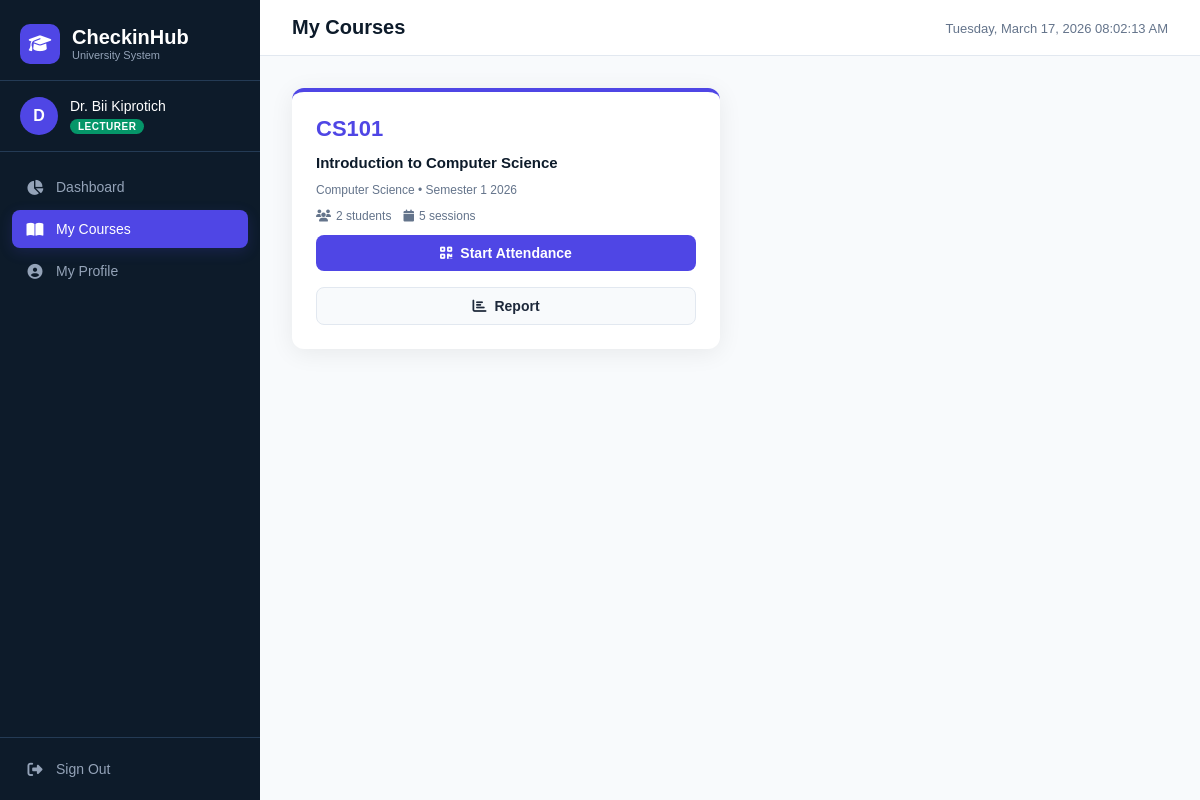
The app's page /lecturer/courses (signed in) with its own data.
### app/models/user_model.py (models this page shows, shortened)
class User(UserMixin, db.Model):
    __tablename__ = 'users'
    id = db.Column(db.Integer, primary_key=True)
    full_name = db.Column(db.String(150), nullable=False)
    email = db.Column(db.String(150), unique=True, nullable=False)
    student_id = db.Column(db.String(50), unique=True, nullable=True)
    password_hash = db.Column(db.String(256), nullable=False)
    role = db.Column(db.String(20), nullable=False, default='student')  # admin, lecturer, student
    is_active = db.Column(db.Boolean, default=True)
    profile_picture = db.Column(db.String(300), nullable=True)
    bio = db.Column(db.String(300), nullable=True)
    phone = db.Column(db.String(30), nullable=True)
    created_at = db.Column(db.DateTime, default=datetime.utcnow)
    enrollments = db.relationship(
        'Enrollment',
        backref='student',
        lazy='dynamic',
        cascade='all, delete-orphan',
        foreign_keys='Enrollment.student_id'
    )
    attendance_records = db.relationship(
        'AttendanceRecord',
        backref='student',
        lazy='dynamic',
        cascade='all, delete-orphan'
    )
    courses_teaching = db.relationship(
        'Course',
        backref='lecturer',
        lazy='dynamic',
        foreign_keys='Course.lecturer_id'
    )

### app/models/course_model.py (models this page shows, shortened)
class Course(db.Model):
    __tablename__ = 'courses'
    id = db.Column(db.Integer, primary_key=True)
    course_code = db.Column(db.String(20), unique=True, nullable=False)
    course_name = db.Column(db.String(200), nullable=False)
    department = db.Column(db.String(100), nullable=False)
    semester = db.Column(db.String(50), nullable=False)
    lecturer_id = db.Column(db.Integer, db.ForeignKey('users.id'), nullable=True)
    created_at = db.Column(db.DateTime, default=datetime.utcnow)
    enrollments = db.relationship(
        'Enrollment',
        backref='course',
        lazy='dynamic',
        cascade='all, delete-orphan'
    )
    sessions = db.relationship(
        'AttendanceSession',
        backref='course',
        lazy='dynamic',
        cascade='all, delete-orphan'
    )
    def get_total_sessions(self):
        return self.sessions.count()

### app/routes/lecturer_routes.py (the view)
@lecturer_bp.route('/courses')
@login_required
@role_required('lecturer')
def courses():
    courses = Course.query.filter_by(lecturer_id=current_user.id).all()
    return render_template('lecturer/courses.html', courses=courses)

### app/models/user_model.py (called while the page is built)
@login_manager.user_loader
def load_user(user_id):
    return User.query.get(int(user_id))

### app/utils/helpers.py (called while the page is built)
def role_required(*roles):
    def decorator(f):
        @wraps(f)
        def decorated_function(*args, **kwargs):
            if not current_user.is_authenticated:
                return redirect(url_for('auth.login'))
            if current_user.role not in roles:
                flash('Access denied. Insufficient permissions.', 'danger')
                return redirect(url_for('auth.login'))
            return f(*args, **kwargs)
        return decorated_function
    return decorator

### app/templates/lecturer/courses.html (shortened to what this page needs)
{% extends 'base.html' %}
{% block page_title %}My Courses{% endblock %}
{% block content %}
<div class="course-grid">
  {% for c in courses %}
  <div class="course-card">
    <div class="course-code">{{ c.course_code }}</div>
    <div class="course-name">{{ c.course_name }}</div>
    <div class="course-meta">{{ c.department }} &bull; {{ c.semester }}</div>
    <div class="course-stats">
      <span><i class="fas fa-users"></i> {{ c.enrollments.count() }} students</span>
      <span><i class="fas fa-calendar"></i> {{ c.get_total_sessions() }} sessions</span>
    </div>
    <div class="course-actions">
      <form method="POST" action="{{ url_for('lecturer.start_session', course_id=c.id) }}">
        <button type="submit" class="btn-primary full"><i class="fas fa-qrcode"></i> Start Attendance</button>
      </form>
      <a href="{{ url_for('lecturer.course_report', course_id=c.id) }}" class="btn-secondary full"><i
          class="fas fa-chart-bar"></i> Report</a>
    </div>
  </div>
  {% endfor %}
</div>
{% endblock %}

### app/templates/base.html (shortened to what this page needs)
<!DOCTYPE html>
<html lang="en">
<head>
  <link rel="stylesheet" href="https://cdnjs.cloudflare.com/ajax/libs/font-awesome/6.5.0/css/all.min.css" />
  <link rel="stylesheet" href="{{ url_for('static', filename='css/main.css') }}" />
</head>
<body>
  {% if current_user.is_authenticated %}
  <div class="layout">
    <aside class="sidebar" id="sidebar">
      <div class="sidebar-header">
        <div class="logo">
          <div class="logo-icon"><i class="fas fa-graduation-cap"></i></div>
          <div>
            <div class="logo-title">CheckinHub</div>
            <div class="logo-sub">University System</div>
          </div>
        </div>
      </div>
      <div class="user-card">
        {% if current_user.profile_picture %}
      <div class="user-avatar avatar-photo">
        <img src="{{ url_for('static', filename='avatars/' + current_user.profile_picture) }}" alt="avatar" />
      </div>
      {% else %}
      <div class="user-avatar">{{ current_user.full_name[0].upper() }}</div>
      {% endif %}
        <div class="user-info">
          <div class="user-name">{{ current_user.full_name }}</div>
          <div class="user-badge {{ current_user.role }}">{{ current_user.role.capitalize() }}</div>
        </div>
      </div>
      <nav class="sidebar-nav">
        {% if current_user.role == 'admin' %}
        <a href="{{ url_for('admin.dashboard') }}" class="nav-item {% if request.endpoint == 'admin.dashboard' %}active{% endif %}"><i class="fas fa-chart-pie"></i><span>Dashboard</span></a>
        <a href="{{ url_for('admin.users') }}" class="nav-item {% if 'user' in request.endpoint %}active{% endif %}"><i class="fas fa-users"></i><span>Users</span></a>
        <a href="{{ url_for('admin.courses') }}" class="nav-item {% if 'course' in request.endpoint %}active{% endif %}"><i class="fas fa-book-open"></i><span>Courses</span></a>
        <a href="{{ url_for('admin.enrollments') }}" class="nav-item {% if 'enrollment' in request.endpoint %}active{% endif %}"><i class="fas fa-user-plus"></i><span>Enrollments</span></a>
        <a href="{{ url_for('admin.reports') }}" class="nav-item {% if 'report' in request.endpoint %}active{% endif %}"><i class="fas fa-file-alt"></i><span>Reports</span></a>
        <a href="{{ url_for('admin.profile') }}" class="nav-item {% if 'profile' in request.endpoint %}active{% endif %}"><i class="fas fa-circle-user"></i><span>My Profile</span></a>
        {% elif current_user.role == 'lecturer' %}
        <a href="{{ url_for('lecturer.dashboard') }}" class="nav-item {% if request.endpoint == 'lecturer.dashboard' %}active{% endif %}"><i class="fas fa-chart-pie"></i><span>Dashboard</span></a>
        <a href="{{ url_for('lecturer.courses') }}" class="nav-item {% if 'course' in request.endpoint %}active{% endif %}"><i class="fas fa-book-open"></i><span>My Courses</span></a>
        <a href="{{ url_for('lecturer.profile') }}" class="nav-item {% if 'profile' in request.endpoint %}active{% endif %}"><i class="fas fa-circle-user"></i><span>My Profile</span></a>
        {% endif %}
      </nav>
      <div class="sidebar-footer">
        <a href="{{ url_for('auth.logout') }}" class="nav-item logout"><i class="fas fa-right-from-bracket"></i><span>Sign Out</span></a>
      </div>
    </aside>
    <main class="main-content">
      <div class="topbar">
        <div class="page-title">{% block page_title %}Dashboard{% endblock %}</div>
        <div class="topbar-right"><span class="topbar-date" id="liveDate"></span></div>
      </div>
      <div class="content-area">{% block content %}{% endblock %}</div>
    </main>
  </div>
  {% endif %}
</body>
</html>

### records on screen
User: full_name "D", full_name "Dr. Bii Kiprotich", role "LECTURER"
Course: course_code "CS101", course_name "Introduction to Computer Science", department "Computer Science", semester "Semester 1 2026", enrollments.count "2", get_total_sessions "5"
